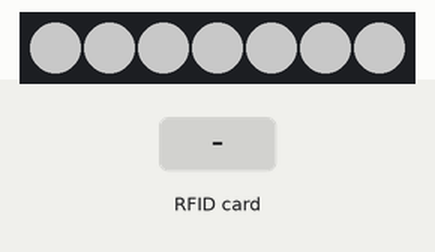
Bench run of a program on a simulated Arduino Uno, built with avr-gcc and run on an emulated ATmega328P. Shown: 7 RGB LEDs in strip order, left to right. Inputs (shaded band) come from the test bench. Dim RGB values are drawn brighter than linear; colours are those a GRB WS2812 strip shows for the declared byte order; what the program prints to the serial monitor is not drawn.

Above: at 0.1 s.
At 2.1 s:
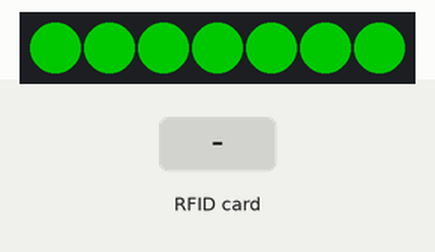
2.2 s: RFID card 5E 7A 19 C4 held to the reader
Timing chart, 0 to 5.2 s (numbered marks = the images above; inputs shaded):
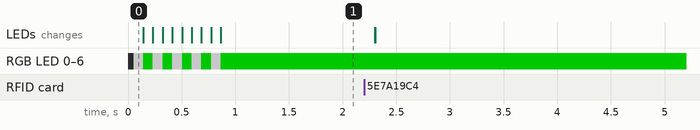

The program:

main.cpp
```cpp
#include <Arduino.h>
#include <FastLED.h>
#include <SPI.h>
#include <MFRC522.h>

#define LED_LENGTH 7
#define PIN 3

#define RST_PIN 9
#define SDA_PIN 10

#define NR_KNOWN_KEYS 8
#define BITRATE 9600

MFRC522 rfi(RST_PIN, SDA_PIN);
CRGB leds[LED_LENGTH];

byte knownKeys[NR_KNOWN_KEYS][MFRC522::MF_KEY_SIZE] = {
    {0xff, 0xff, 0xff, 0xff, 0xff, 0xff}, // FF FF FF FF FF FF = factory default
    {0xa0, 0xa1, 0xa2, 0xa3, 0xa4, 0xa5}, // A0 A1 A2 A3 A4 A5
    {0xb0, 0xb1, 0xb2, 0xb3, 0xb4, 0xb5}, // B0 B1 B2 B3 B4 B5
    {0x4d, 0x3a, 0x99, 0xc3, 0x51, 0xdd}, // 4D 3A 99 C3 51 DD
    {0x1a, 0x98, 0x2c, 0x7e, 0x45, 0x9a}, // 1A 98 2C 7E 45 9A
    {0xd3, 0xf7, 0xd3, 0xf7, 0xd3, 0xf7}, // D3 F7 D3 F7 D3 F7
    {0xaa, 0xbb, 0xcc, 0xdd, 0xee, 0xff}, // AA BB CC DD EE FF
    {0x00, 0x00, 0x00, 0x00, 0x00, 0x00}  // 00 00 00 00 00 00
};

void dump_byte_array(byte *buffer, byte bufferSize)
{
  for (byte i = 0; i < bufferSize; i++)
  {
    Serial.print(buffer[i] < 0x10 ? " 0" : " ");
    Serial.print(buffer[i], HEX);
  }
}

void LEDShow(CRGB::HTMLColorCode color)
{
  for (int i = 0; i != LED_LENGTH; i++)
  {
    leds[i] = color;
  }
  FastLED.show();
}

void LEDFlash(CRGB::HTMLColorCode color, int flashes)
{
  // time is in miliseconds
  int time = 90;
  int nextFlash = 0;

  for (int i = 0; i != flashes; i++)
  {
    if (i == nextFlash)
    {
      LEDShow(CRGB::White);
      nextFlash = i + 2;
      delay(time);
    }
    else if (i != nextFlash)
    {
      LEDShow(color);
      delay(time);
    }
  }
}

// Brightness 0 - 255
void LEDSetBrightness(int scale)
{
  FastLED.setBrightness(scale);
}

void LEDReset()
{
  FastLED.clear();
}

bool CheckCard(MFRC522::MIFARE_Key *key)
{
  bool result = false;
  byte buffer[18];
  byte block = 0;
  MFRC522::StatusCode statusCode;

  statusCode = rfi.PCD_Authenticate(MFRC522::PICC_CMD_MF_AUTH_KEY_A, block, key, &(rfi.uid));
  if (statusCode != rfi.STATUS_OK)
  {
    return false;
  }

  byte byteCount = sizeof(buffer);
  statusCode = rfi.MIFARE_Read(block, buffer, &byteCount);
  if (statusCode != rfi.STATUS_OK)
  {
    return false;
  }
  else
  {
    result = true;
    Serial.print(F("Success With Key"));

    byte dump = sizeof(*key).keyByte;
    dump_byte_array((*key).keyByte, rfi.MF_KEY_SIZE);

    // print the key
    Serial.print(F("Dump: "));
    Serial.println(dump);

    Serial.print(F("Block: "));
    Serial.print(block);
    Serial.print(F(":"));
    dump_byte_array(buffer, 16);
    Serial.println();
  }
  Serial.println();

  rfi.PICC_HaltA();
  rfi.PCD_StopCrypto1();

  return result;
}

void setup()
{
  // start serial st defined bitrate
  Serial.begin(BITRATE);

  // if Serial is not opened do nothing
  while (!Serial)
    ;

  // Initialize the SPI library
  SPI.begin();

  // Setup the LED's
  FastLED.addLeds<WS2812B, PIN>(leds, LED_LENGTH);

  // start the card reader
  rfi.PCD_Init();
  LEDSetBrightness(100);
  LEDFlash(CRGB::Red, 10);
}

void loop()
{
  LEDShow(CRGB::Red);

  // Reset the loop if no new card present on the sensor/reader. This saves the entire process when idle.
  if (!rfi.PICC_IsNewCardPresent())
    return;

  // Select one of the cards
  if (!rfi.PICC_ReadCardSerial())
    return;

  // Show some details of the PICC (that is: the tag/card)
  Serial.print(F("Card UID:"));
  dump_byte_array(rfi.uid.uidByte, rfi.uid.size);
  Serial.println();
  Serial.print(F("PICC type: "));
  MFRC522::PICC_Type piccType = rfi.PICC_GetType(rfi.uid.sak);
  Serial.println(rfi.PICC_GetTypeName(piccType));

  // Try the known default keys
  MFRC522::MIFARE_Key key;
  for (byte k = 0; k < NR_KNOWN_KEYS; k++)
  {
    // Copy the known key into the MIFARE_Key structure
    for (byte i = 0; i < MFRC522::MF_KEY_SIZE; i++)
    {
      key.keyByte[i] = knownKeys[k][i];
    }
    // Try the key
    if (CheckCard(&key))
    {
      LEDShow(CRGB::Green);
      // Found and reported on the key and block,
      // no need to try other keys for this PICC
      break;
    }

    // http://arduino.stackexchange.com/a/14316
    if (!rfi.PICC_IsNewCardPresent())
      break;
    if (!rfi.PICC_ReadCardSerial())
      break;
  }
}
```
